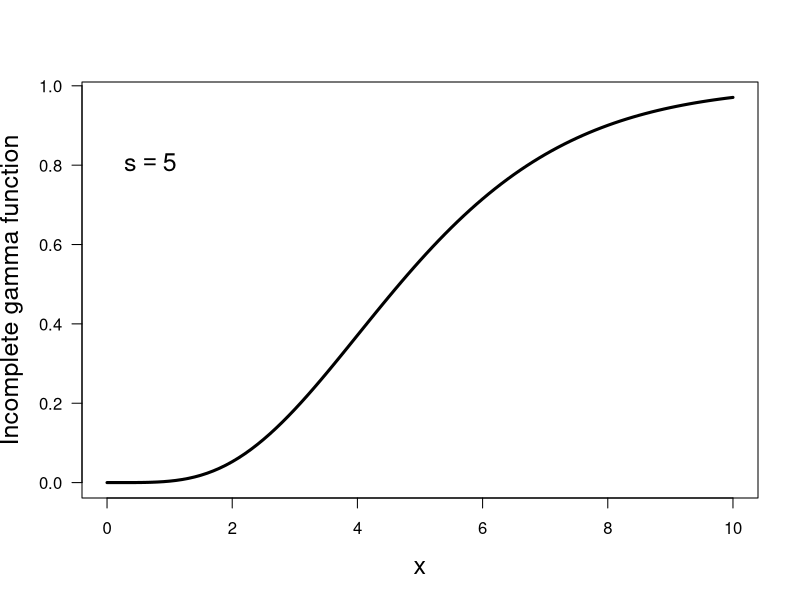

Write R code to recreate this figure.
print('file: LowerIncompleteGamma.R')
# lower incomplete gamma functions
s = 5; xa = seq(0,10,0.1); ILga = pgamma(xa,s) 
# png('IncompleteGamma160810.png',width=16,height=16,units='cm',res=300)
plot(xa,ILga,type='l',lwd=3,col='black',xlab='x',
     ylab='Incomplete gamma function',las=1,cex.lab=1.5)
text(0,0.8,bquote(~s == .(s)),col='black',cex=1.5,pos=4)
# dev.off()
